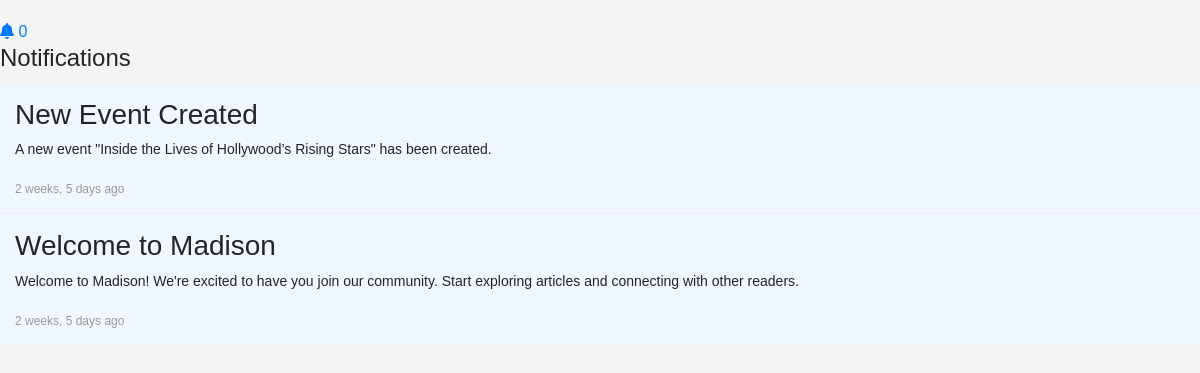
The page /notifications/ (signed in) on the database as committed earlier.
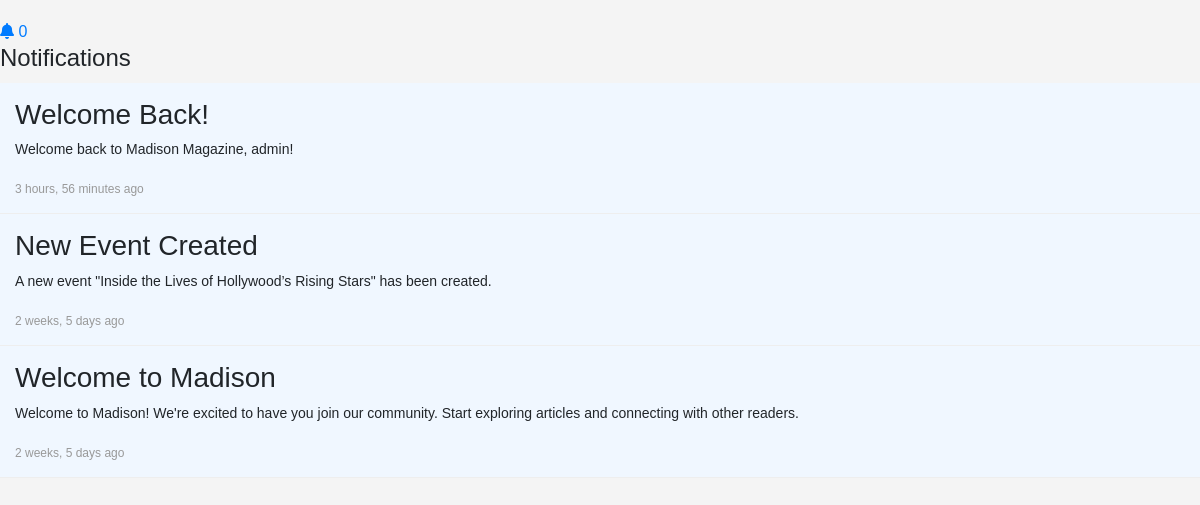
The same page on the database as committed later.
### myapp/models.py (models this page shows, shortened)
class Notification(models.Model):
    NOTIFICATION_TYPES = (
        ('article', 'New Article'),
        ('comment', 'New Comment'),
        ('announcement', 'Announcement'),
        ('subscription', 'Subscription Update')
    )
    user = models.ForeignKey(User, on_delete=models.CASCADE)
    message = models.TextField()
    title = models.CharField(max_length=255, null=True, blank=True)  # Make nullable for backward compatibility
    notification_type = models.CharField(max_length=20, choices=NOTIFICATION_TYPES, null=True, blank=True)  # Make nullable
    related_link = models.CharField(max_length=255, blank=True, null=True)
    is_read = models.BooleanField(default=False)
    created_at = models.DateTimeField(auto_now_add=True)
    class Meta:
        ordering = ['-created_at']

### myapp/views.py (the view)
# urls.py: path('notifications/', notifications_view, name='notifications'),
@login_required
def notifications_view(request):
    notifications = Notification.objects.filter(user=request.user).order_by('-created_at')
    return render(request, 'notifications.html', {'notifications': notifications})

### myapp/templates/notifications.html (shortened to what this page needs)
{% extends 'base.html' %}
{% load static %}
{% block content %}
<div class="notifications-container">
    <div class="notifications-header">
        <h1>Notifications</h1>
    </div>
    <div class="notifications-list">
        {% for notification in notifications %}
            <div class="notification-item {% if not notification.is_read %}unread{% endif %}">
                <h3>{{ notification.title }}</h3>
                <p>{{ notification.message }}</p>
                <span class="notification-time">{{ notification.created_at|timesince }} ago</span>
            </div>
        {% empty %}
            <p>No notifications to display.</p>
        {% endfor %}
    </div>
</div>
{% endblock %}

Rows that differ between the two databases and show on the page:
added Notification: title "Welcome Back!", message "Welcome back to Madison Magazine, admin!", created_at "3 hours, 56 minutes"
